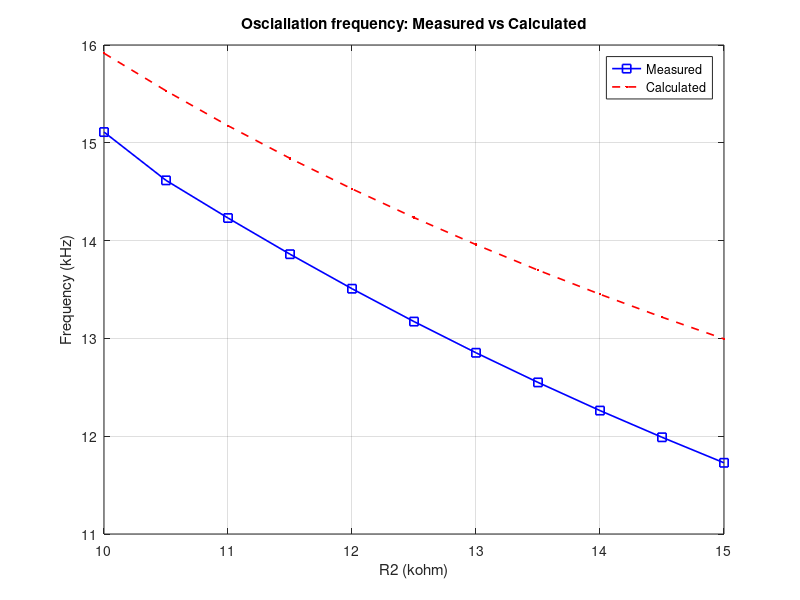

Recreate this plot in MATLAB.
clc; close all; clear all;

R1 = 10 * power(10,3);
C1 = 1 * power(10,-9);
C2 = 1 * power(10,-9);
R2 = 10 : 0.5 : 15;

f_cal = zeros(size(R2));

for i = 1:length(R2)
    f_cal(i) = 1 / (2 * pi * sqrt(R1 * R2(i) * power(10,3) * C1 * C2) * power(10,3));
end

f_meas = [15.110 14.616 14.231 13.861 13.508 13.172 12.853 12.550 12.262 11.989 11.728];

figure;
plot(R2,f_meas,'bs-','LineWidth',1.2); 
hold on;
plot(R2,f_cal,'r.--','LineWidth',1.2); 
hold off;
xlabel('R2 (kohm)'); ylabel('Frequency (kHz)');
title('Osciallation frequency: Measured vs Calculated');
legend('Measured','Calculated');
grid on;

for k = 1:length(R2)
    err(k) = 100 * (f_cal(k) - f_meas(k)) / f_cal(k);
    fprintf('%% Error for R2 = %.3f : %.3f\n', R2(k), err(k));
end